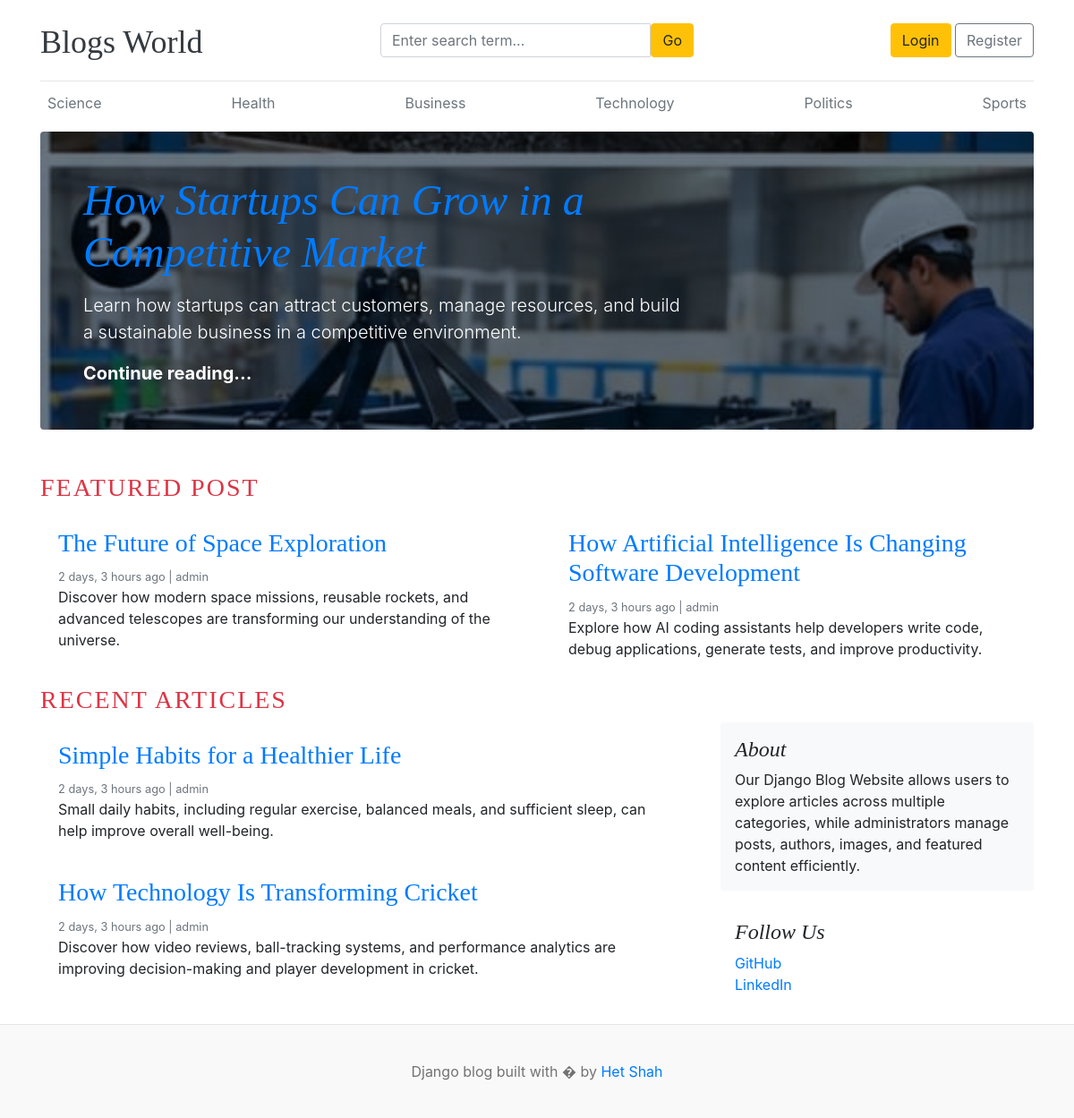
The page / on the database its author committed.
### blogs/models.py (models this page shows, shortened)
class Category(models.Model):
  category_name = models.CharField(max_length=50, unique=True)
  created_at = models.DateTimeField(auto_now_add=True)
  updated_at = models.DateTimeField(auto_now=True)
  class Meta:
    verbose_name_plural = 'Categories'

class Blogs(models.Model):
  title = models.CharField(max_length=100, unique=True)
  slug = models.SlugField(unique=True, blank=True)
  category = models.ForeignKey(Category, on_delete=models.CASCADE)
  author = models.ForeignKey(User, on_delete=models.CASCADE)
  blog_image = models.ImageField(upload_to= 'uploads/%y/%m/%d')
  short_description = models.TextField(max_length=1000)
  blog_body = models.TextField(max_length=3000)
  status = models.CharField(max_length=100, choices=STATUS_CHOICE, default='draft')
  is_features = models.BooleanField(default=False)
  created_at = models.DateTimeField(auto_now_add=True)
  updated_at = models.DateTimeField(auto_now=True)
  class Meta:
    verbose_name_plural = 'Blogs'
  def __str__(self):
    return self.title

### blog_project/views.py (the view)
# urls.py: 2. Add a URL to urlpatterns:  path('', views.home, name='home')
def home(request):
  categories = Category.objects.all()
  featured_post = Blogs.objects.filter(is_features=True)
  posts = Blogs.objects.filter(is_features=False, status = 'published')
  print(posts)
  context = {
    'categories' : categories,
    'featured_post' : featured_post,
    'posts' : posts
  }
  return render(request, 'home.html', context)

### blogs/context_processors.py (called while the page is built)
def getCategories(request):
  categories = Category.objects.all()
  return dict(categories=categories)

### templates/home.html
{% extends 'base/base.html' %}
{% block content %}
      {% for post in featured_post%} {% if forloop.first %}
      <div
        class="jumbotrons p-3 p-md-5 text-white rounded bg-dark"
        style="
          background-image: url('{{ post.blog_image.url }}');
          background-blend-mode: overlay;
          background-size: cover;
        ">
        <div class="col-md-8 px-0">
          <h1 class="display-4 font-italic"><a href="{% url 'blogs' post.slug %}">{{ post.title }}</a></h1>
          <p class="lead my-3">{{ post.short_description|truncatewords:20 }}</p>
          <p class="lead mb-0">
            <a href="#" class="text-white font-weight-bold"
              >Continue reading...</a
            >
          </p>
        </div>
      </div>
      {% endif %} {% endfor %}
      <h3 class="text-uppercase text-danger mt-5" style="letter-spacing: 2px">
        Featured Post
      </h3>
      <div class="row mb-2">
        {% for post in featured_post %} {% if not forloop.first %}
        <div class="col-md-6">
          <div class="card border-0">
            <div class="card-body">
              <h3><a href="{% url 'blogs' post.slug %}">{{ post.title }}</a></h3>
              <small class="mb-1 text-muted">
                {{post.created_at | timesince }} ago | {{ post.author }}</small
              >
              <p class="card-text">
                {{ post.short_description|truncatewords:20 }}
              </p>
            </div>
          </div>
        </div>
        {% endif %} {% endfor %}
      </div>
      <h3 class="text-uppercase text-danger" style="letter-spacing: 2px">
        Recent Articles
      </h3>
      <main role="main" class="container p-0">
        <div class="row">
          <div class="col-md-8 blog-main">
            {% for post in posts %}
            <div class="card border-0">
              <div class="card-body">
                <h3><a href="{% url 'blogs' post.slug %}">{{ post.title }}</a></h3>
                <small class="mb-1 text-muted">
                  {{post.created_at | timesince }} ago | {{ post.author }}</small
                >
                <p class="card-text">
                  {{ post.short_description|truncatewords:20 }}
                </p>
              </div>
            </div>
            {% endfor %}
          </div>
          <aside class="col-md-4 blog-sidebar">
            <div class="p-3 mb-3 bg-light rounded">
              <h4 class="font-italic">About</h4>
              <p class="mb-0">
                Our Django Blog Website allows users to explore articles across
                multiple categories, while administrators manage posts, authors,
                images, and featured content efficiently.
              </p>
            </div>
            <div class="p-3">
              <h4 class="font-italic">Follow Us</h4>
              <ol class="list-unstyled">
                <li><a href="https://github.com/HetShah1912/" target="_blank">GitHub</a></li>
                <li>
                  <a href="https://www.linkedin.com/in/het-shah-415863359/" target="_blank"
                    >LinkedIn</a
                  >
                </li>
              </ol>
            </div>
          </aside>
        </div>
      </main>
    </div>
{% endblock %}

### templates/base/header.html (shortened to what this page needs)
{% load static %}
<!doctype html>
<html lang="en">
  <head>
    <link
      href="https://getbootstrap.com/docs/4.0/dist/css/bootstrap.min.css"
      rel="stylesheet" />
    <link href="{% static 'css/blog.css' %}" rel="stylesheet" />
    <link
      rel="stylesheet"
      href="https://cdnjs.cloudflare.com/ajax/libs/font-awesome/7.3.1/css/all.min.css"
 />
  </head>
  <body>
    <div class="container">
      <header class="blog-header py-3">
        <div class="row flex-nowrap justify-content-between align-items-center">
          <div class="col-4 pt-1">
            <a class="blog-header-logo text-dark" href="/">Blogs World</a>
          </div>
          <div class="col-4">
            <form action="{% url 'search' %}" method="GET">
              <div class="input-group">
                <input
                  type="text"
                  class="form-control"
                  name="keyword"
                  placeholder="Enter search term..." />
                <button
                  type="submit"
                  class="btn btn-warning"
                  id="button-search"
                  type="button">
                  Go
                </button>
              </div>
            </form>
          </div>
          <div class="col-4 d-flex justify-content-end align-items-center">
            {% if not user.is_authenticated %}
            <a class="btn btn-warning" href="{% url 'login' %}">Login</a> &nbsp;
            <a class="btn btn-outline-secondary" href="{% url 'register'%}"
              >Register</a
            >
            {% endif %}
          </div>
        </div>
      </header>
      <div class="nav-scroller py-1 mb-2">
        <nav class="nav d-flex justify-content-between">
          {% for category in categories %}
          <a
            class="p-2 text-muted"
            href="{% url 'posts_by_category' category.id %}"
            >{{ category.category_name }}</a
          >
          {% endfor %}
        </nav>
      </div>

### static/css/blog.css (style rules this page uses)
.blog-header { border-bottom: 1px solid #e5e5e5; }
.blog-header-logo { font-family: "Playfair Display", Georgia, "Times New Roman", serif; font-size: 2.25rem; }
h1, h2, h3, h4, h5, h6 { font-family: "Playfair Display", Georgia, "Times New Roman", serif; }
.display-4 { font-size: 2.5rem; }
@media (min-width: 768px) { .display-4 { font-size: 3rem; } }

### rows shown on the page
Category: category_name "Science"
Category: category_name "Health"
Category: category_name "Business"
Category: category_name "Technology"
Category: category_name "Politics"
Category: category_name "Sports"
Blogs: blog_image (picture), title "How Startups Can Grow in a Competitive Market", short_description "Learn how startups can attract customers, manage resources, and build a sustainable business in a competitive environment."
Blogs: title "The Future of Space Exploration", created_at "2 days, 3 hours", author "admin", short_description "Discover how modern space missions, reusable rockets, and advanced telescopes are transforming our understanding of the universe."
Blogs: title "How Artificial Intelligence Is Changing Software Development", created_at "2 days, 3 hours", author "admin", short_description "Explore how AI coding assistants help developers write code, debug applications, generate tests, and improve productivity."
Blogs: title "Simple Habits for a Healthier Life", created_at "2 days, 3 hours", author "admin", short_description "Small daily habits, including regular exercise, balanced meals, and sufficient sleep, can help improve overall well-being."
Blogs: title "How Technology Is Transforming Cricket", created_at "2 days, 3 hours", author "admin", short_description "Discover how video reviews, ball-tracking systems, and performance analytics are improving decision-making and player development in cricket."
